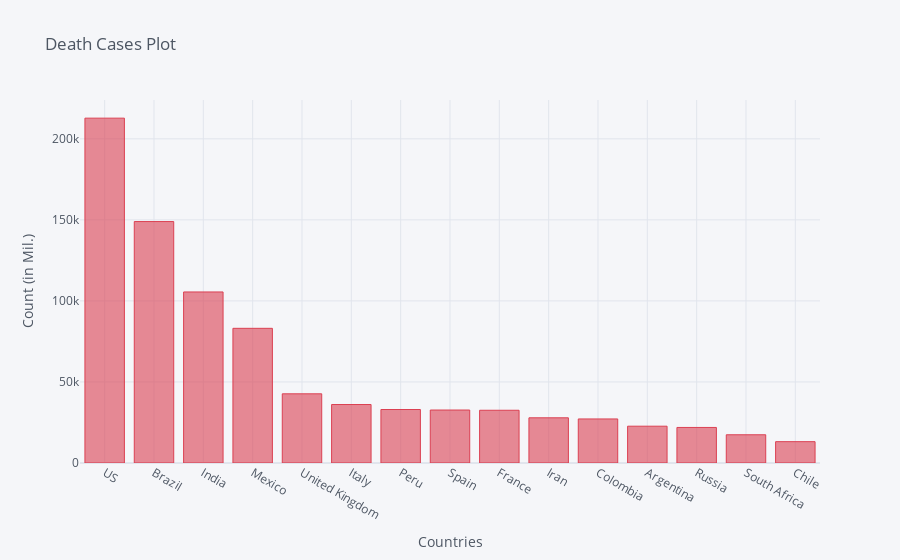

This figure's notebook cell:
### Code cell
death_df2_plot.iplot(kind='bar', x='Country/Region', y='10/8/20',color='red',
                    title='Death Cases Plot',xTitle='Countries',yTitle='Count (in Mil.)')

### Figure 1 — Plotly figure (JSON) as saved in the notebook; plotly's stock layout.template omitted (floating-point values rounded to 4 significant figures)
{"data": [{"marker": {"color": "rgba(219, 64, 82, 0.6)", "line": {"color": "rgba(219, 64, 82, 1.0)", "width": 1}}, "name": "10/8/20", "orientation": "v", "text": "", "type": "bar", "x": ["US", "Brazil", "India", "Mexico", "United Kingdom", "Italy", "Peru", "Spain", "France", "Iran", "Colombia", "Argentina", "Russia", "South Africa", "Chile"], "y": [212762, 148957, 105526, 83096, 42682, 36083, 33009, 32688, 32539, 27888, 27180, 22710, 21939, 17408, 13167]}], "layout": {"legend": {"bgcolor": "#F5F6F9", "font": {"color": "#4D5663"}}, "paper_bgcolor": "#F5F6F9", "plot_bgcolor": "#F5F6F9", "title": {"font": {"color": "#4D5663"}, "text": "Death Cases Plot"}, "xaxis": {"gridcolor": "#E1E5ED", "showgrid": true, "tickfont": {"color": "#4D5663"}, "title": {"font": {"color": "#4D5663"}, "text": "Countries"}, "zerolinecolor": "#E1E5ED"}, "yaxis": {"gridcolor": "#E1E5ED", "showgrid": true, "tickfont": {"color": "#4D5663"}, "title": {"font": {"color": "#4D5663"}, "text": "Count (in Mil.)"}, "zerolinecolor": "#E1E5ED"}}}
